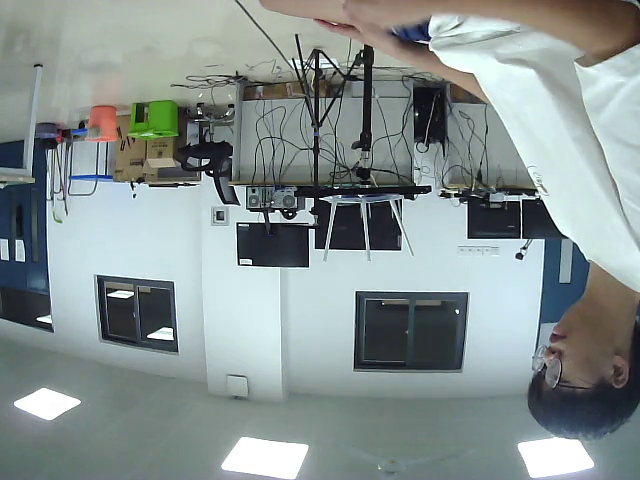
#> input picture frame 20 of csi/cv/wjj1_c1.mp4, 640 x 480 px
$ python mpcget.py
#> lines starting #> are read from the running program, lines starting #| are printed output that depends on the picture; after the words box and inside, x2 and y2 are one past the last pixel; in counts of white or black regions, pixels touching at a corner belong together
import cv2
import numpy as np
import matplotlib.pyplot as plt

# 打开视频文件
cap = cv2.VideoCapture('cv\wjj1_c1.mp4')
# 设置要跳过的帧数
frames_to_skip = 20

# 设置视频读取位置到指定帧
cap.set(cv2.CAP_PROP_POS_FRAMES, frames_to_skip)

# 初始化图像数组
video_data = []
# 获取视频属性
fps = cap.get(cv2.CAP_PROP_FPS)  # 帧速率
frame_count = int(cap.get(cv2.CAP_PROP_FRAME_COUNT))  # 帧数s
frame_width = int(cap.get(cv2.CAP_PROP_FRAME_WIDTH))  # 帧宽度
frame_height = int(cap.get(cv2.CAP_PROP_FRAME_HEIGHT))  # 帧高度

# 打印视频属性
print("帧速率:", fps)
print("帧数:", frame_count)
print("帧宽度:", frame_width)
print("帧高度:", frame_height)

# 创建窗口并调整大小
cv2.namedWindow('contours', cv2.WINDOW_NORMAL)
cv2.resizeWindow('contours', 800, 600)  # 设置窗口大小为800x600

cv2.namedWindow('dis', cv2.WINDOW_NORMAL)
cv2.resizeWindow('dis', 800, 600)  # 设置窗口大小为800x600

scale_factor = 0.3

# 计算新的尺寸
new_width = int(frame_width * scale_factor)
new_height = int(frame_height * scale_factor)

# 结构元素
es = cv2.getStructuringElement(cv2.MORPH_ELLIPSE, (9, 4))
background = None
# 设置高亮度的阈值
high_threshold = 200  # 可以根据需要调整


while True:
    grabbed, frame = cap.read()  # 读取视频帧
#> frame is the input picture: shape (480, 640, 3); mean B, G, R 145.7, 146.8, 135.8
    if not grabbed:
        break  # 如果没有更多帧，则退出循环

    # 调整图像尺寸（使用 INTER_AREA 插值方法适合下采样）
    frame = cv2.resize(frame, (new_width, new_height), interpolation=cv2.INTER_AREA)
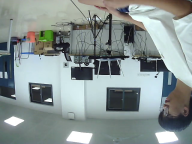
#> frame: shape (144, 192, 3); mean B, G, R 145.7, 146.8, 135.8


    gray = cv2.cvtColor(frame, cv2.COLOR_BGR2GRAY) #灰度
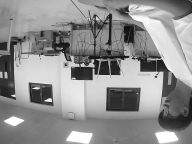
#> gray: shape (144, 192); min 15, max 255, mean 143.4
    _, mask = cv2.threshold(gray, high_threshold, 255, cv2.THRESH_BINARY)
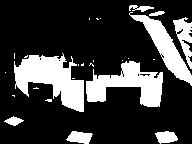
#> mask: shape (144, 192); 23.7% white; 26 white regions (17 under 20 px), largest, box (x1, y1, x2, y2) and area: (14, 53, 84, 112) 2226, (86, 61, 163, 107) 1832, (129, 12, 192, 86) 1255
    # 反转掩模，将原图像中高亮度区域变为黑色
    mask_inv = cv2.bitwise_not(mask)
    # 将掩模应用到原图像
    gray = cv2.bitwise_and(gray, gray, mask=mask_inv)
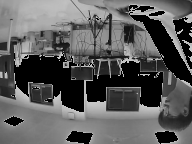
#> gray: shape (144, 192); min 0, max 200, mean 91.1


    gray = cv2.GaussianBlur(gray, (21, 21), 0)     #高斯
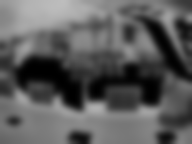
#> gray: shape (144, 192); min 0, max 189, mean 91

 # 将第一帧设置为整个输入的背景
    if background is None:
        background = gray
        #cv2.imshow('background',background)
        continue
    # 对于每个从背景之后读取的帧都会计算其与北京之间的差异，并得到一个差分图（different map）。
    # 还需要应用阈值来得到一幅黑白图像，并通过下面代码来膨胀（dilate）图像，从而对孔（hole）和缺陷（imperfection）进行归一化处理
    diff = cv2.absdiff(background, gray)
    diff = cv2.threshold(diff, 25, 255, cv2.THRESH_BINARY)[1]
    diff = cv2.dilate(diff, es, iterations=1) #膨胀

    # 该函数计算一幅图像中目标的轮廓
    contours, _ = cv2.findContours(diff.copy(), cv2.RETR_EXTERNAL, cv2.CHAIN_APPROX_SIMPLE)

    for c in contours:
        # 对于矩形区域，只显示大于给定阈值的轮廓，所以一些微小的变化不会显示。对于光照不变和噪声低的摄像头可不设定轮廓最小尺寸的阈值
        if cv2.contourArea(c) < 3000:
            continue
        (x, y, w, h) = cv2.boundingRect(c)# 该函数计算矩形的边界框
        cv2.rectangle(frame, (x, y), (x+w, y+h), (0, 255, 0), 2)

    # 显示结果
    cv2.imshow('contours', frame)
    cv2.imshow('dis', diff)

    # 将二值化图像展开成一维数组
    flat_binary = diff.flatten()
    video_data.append(flat_binary)


    # 退出条件
    key = cv2.waitKey(1) & 0xFF
    if key == ord('q'):
        break

# 释放视频文件并关闭窗口
cap.release()
cv2.destroyAllWindows()

# 将图像数据转换为NumPy数组
video_data = np.array(video_data)

# 计算时间轴
time_axis = np.arange(video_data.shape[0]) / fps  # 每一帧的时间（秒）

# 创建3D图像
fig = plt.figure(figsize=(15, 10))
ax = fig.add_subplot(111, projection='3d')

# X, Y, Z 数据
x = time_axis
y = np.arange(new_height * new_width)
X, Y = np.meshgrid(x, y)
#Z = video_data.T  # 转置，以便每列对应一个帧

Z = np.zeros_like(X)  # Z 轴从零开始

# 生成一个与 Z 数据形状相同的全黑颜色数组
black_color = np.full_like(Z, 'black', dtype=object)
black_color[Z == 0] = 'white'

# 绘制3D图像
#ax.plot_surface(X, Y, Z, facecolors=black_color, edgecolor='none')

# 设置标签
ax.set_xlabel('Time (seconds)')
ax.set_ylabel('Pixel Position (Flattened)')
ax.set_zlabel('Pixel Value')
ax.set_title('Video Data in 3D')

plt.show()
